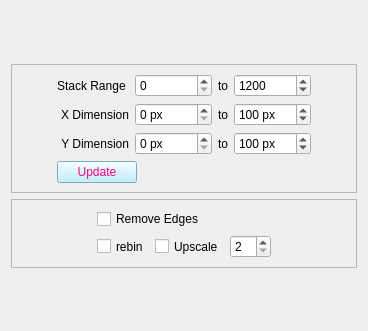
          <widget class="QWidget" name="page">
           <property name="geometry">
            <rect>
             <x>0</x>
             <y>0</y>
             <width>368</width>
             <height>331</height>
            </rect>
           </property>
           <attribute name="label">
            <string>Adjust Image Dimensions</string>
           </attribute>
           <layout class="QGridLayout" name="gridLayout_31">
            <item row="1" column="0">
             <widget class="QFrame" name="frame_7">
              <property name="frameShape">
               <enum>QFrame::StyledPanel</enum>
              </property>
              <property name="frameShadow">
               <enum>QFrame::Raised</enum>
              </property>
              <layout class="QGridLayout" name="gridLayout_30">
               <item row="0" column="0">
                <layout class="QGridLayout" name="gridLayout_17">
                 <property name="sizeConstraint">
                  <enum>QLayout::SetMinimumSize</enum>
                 </property>
                 <item row="0" column="1">
                  <widget class="QSpinBox" name="sb_zrange1">
                   <property name="minimum">
                    <number>0</number>
                   </property>
                   <property name="maximum">
                    <number>500</number>
                   </property>
                   <property name="value">
                    <number>0</number>
                   </property>
                   <property name="displayIntegerBase">
                    <number>10</number>
                   </property>
                  </widget>
                 </item>
                 <item row="1" column="2">
                  <widget class="QLabel" name="label_5">
                   <property name="text">
                    <string>to</string>
                   </property>
                   <property name="alignment">
                    <set>Qt::AlignCenter</set>
                   </property>
                  </widget>
                 </item>
                 <item row="2" column="2">
                  <widget class="QLabel" name="label_9">
                   <property name="text">
                    <string>to</string>
                   </property>
                   <property name="alignment">
                    <set>Qt::AlignCenter</set>
                   </property>
                  </widget>
                 </item>
                 <item row="2" column="3">
                  <widget class="QSpinBox" name="sb_yrange2">
                   <property name="readOnly">
                    <bool>false</bool>
                   </property>
                   <property name="suffix">
                    <string> px</string>
                   </property>
                   <property name="minimum">
                    <number>1</number>
                   </property>
                   <property name="maximum">
                    <number>10000</number>
                   </property>
                   <property name="value">
                    <number>100</number>
                   </property>
                  </widget>
                 </item>
                 <item row="0" column="3">
                  <widget class="QSpinBox" name="sb_zrange2">
                   <property name="minimum">
                    <number>1</number>
                   </property>
                   <property name="maximum">
                    <number>5000</number>
                   </property>
                   <property name="value">
                    <number>1200</number>
                   </property>
                   <property name="displayIntegerBase">
                    <number>10</number>
                   </property>
                  </widget>
                 </item>
                 <item row="1" column="1">
                  <widget class="QSpinBox" name="sb_xrange1">
                   <property name="readOnly">
                    <bool>false</bool>
                   </property>
                   <property name="suffix">
                    <string> px</string>
                   </property>
                   <property name="minimum">
                    <number>0</number>
                   </property>
                   <property name="maximum">
                    <number>10000</number>
                   </property>
                   <property name="value">
                    <number>0</number>
                   </property>
                  </widget>
                 </item>
                 <item row="1" column="3">
                  <widget class="QSpinBox" name="sb_xrange2">
                   <property name="readOnly">
                    <bool>false</bool>
                   </property>
                   <property name="suffix">
                    <string> px</string>
                   </property>
                   <property name="minimum">
                    <number>1</number>
                   </property>
                   <property name="maximum">
                    <number>10000</number>
                   </property>
                   <property name="value">
                    <number>100</number>
                   </property>
                  </widget>
                 </item>
                 <item row="0" column="2">
                  <widget class="QLabel" name="label_22">
                   <property name="text">
                    <string>to</string>
                   </property>
                   <property name="alignment">
                    <set>Qt::AlignCenter</set>
                   </property>
                  </widget>
                 </item>
                 <item row="1" column="0">
                  <widget class="QLabel" name="label_19">
                   <property name="text">
                    <string>X Dimension</string>
                   </property>
                   <property name="alignment">
                    <set>Qt::AlignRight|Qt::AlignTrailing|Qt::AlignVCenter</set>
                   </property>
                  </widget>
                 </item>
                 <item row="2" column="1">
                  <widget class="QSpinBox" name="sb_yrange1">
                   <property name="readOnly">
                    <bool>false</bool>
                   </property>
                   <property name="suffix">
                    <string> px</string>
                   </property>
                   <property name="minimum">
                    <number>0</number>
                   </property>
                   <property name="maximum">
                    <number>10000</number>
                   </property>
                   <property name="value">
                    <number>0</number>
                   </property>
                  </widget>
                 </item>
                 <item row="2" column="0">
                  <widget class="QLabel" name="label_15">
                   <property name="text">
                    <string>Y Dimension</string>
                   </property>
                   <property name="alignment">
                    <set>Qt::AlignRight|Qt::AlignTrailing|Qt::AlignVCenter</set>
                   </property>
                  </widget>
                 </item>
                 <item row="0" column="0">
                  <widget class="QLabel" name="label_20">
                   <property name="text">
                    <string>Stack Range </string>
                   </property>
                   <property name="alignment">
                    <set>Qt::AlignRight|Qt::AlignTrailing|Qt::AlignVCenter</set>
                   </property>
                  </widget>
                 </item>
                </layout>
               </item>
               <item row="1" column="0">
                <widget class="QPushButton" name="pb_crop">
                 <property name="sizePolicy">
                  <sizepolicy hsizetype="Fixed" vsizetype="Fixed">
                   <horstretch>0</horstretch>
                   <verstretch>0</verstretch>
                  </sizepolicy>
                 </property>
                 <property name="toolTip">
                  <string>Adjust the dimensions of the image</string>
                 </property>
                 <property name="styleSheet">
                  <string notr="true">background-color: rgb(175, 236, 255);
color: rgb(255, 0, 127);
</string>
                 </property>
                 <property name="text">
                  <string>Update</string>
                 </property>
                </widget>
               </item>
              </layout>
             </widget>
            </item>
            <item row="2" column="0">
             <widget class="QFrame" name="frame_6">
              <property name="frameShape">
               <enum>QFrame::StyledPanel</enum>
              </property>
              <property name="frameShadow">
               <enum>QFrame::Raised</enum>
              </property>
              <layout class="QGridLayout" name="gridLayout_7">
               <item row="2" column="0">
                <layout class="QHBoxLayout" name="horizontalLayout_9">
                 <item>
                  <widget class="QCheckBox" name="cb_rebin">
                   <property name="enabled">
                    <bool>true</bool>
                   </property>
                   <property name="sizePolicy">
                    <sizepolicy hsizetype="Fixed" vsizetype="Preferred">
                     <horstretch>0</horstretch>
                     <verstretch>0</verstretch>
                    </sizepolicy>
                   </property>
                   <property name="text">
                    <string>rebin</string>
                   </property>
                  </widget>
                 </item>
                 <item>
                  <layout class="QHBoxLayout" name="horizontalLayout_10">
                   <item>
                    <widget class="QCheckBox" name="cb_upscale">
                     <property name="enabled">
                      <bool>true</bool>
                     </property>
                     <property name="sizePolicy">
                      <sizepolicy hsizetype="Fixed" vsizetype="Preferred">
                       <horstretch>0</horstretch>
                       <verstretch>0</verstretch>
                      </sizepolicy>
                     </property>
                     <property name="text">
                      <string>Upscale</string>
                     </property>
                    </widget>
                   </item>
                  </layout>
                 </item>
                 <item>
                  <widget class="QSpinBox" name="sb_scaling_factor">
                   <property name="enabled">
                    <bool>true</bool>
                   </property>
                   <property name="sizePolicy">
                    <sizepolicy hsizetype="Fixed" vsizetype="Fixed">
                     <horstretch>0</horstretch>
                     <verstretch>0</verstretch>
                    </sizepolicy>
                   </property>
                   <property name="styleSheet">
                    <string notr="true">font: 10pt &quot;MS Shell Dlg 2&quot;;</string>
                   </property>
                   <property name="minimum">
                    <number>2</number>
                   </property>
                   <property name="maximum">
                    <number>16</number>
                   </property>
                   <property name="singleStep">
                    <number>2</number>
                   </property>
                   <property name="value">
                    <number>2</number>
                   </property>
                  </widget>
                 </item>
                </layout>
               </item>
               <item row="0" column="0">
                <widget class="QCheckBox" name="cb_remove_edges">
                 <property name="sizePolicy">
                  <sizepolicy hsizetype="Fixed" vsizetype="Preferred">
                   <horstretch>0</horstretch>
                   <verstretch>0</verstretch>
                  </sizepolicy>
                 </property>
                 <property name="toolTip">
                  <string>Removes one column/row from all four edges</string>
                 </property>
                 <property name="text">
                  <string>Remove Edges</string>
                 </property>
                </widget>
               </item>
              </layout>
             </widget>
            </item>
            <item row="0" column="0">
             <spacer name="verticalSpacer_6">
              <property name="orientation">
               <enum>Qt::Vertical</enum>
              </property>
              <property name="sizeHint" stdset="0">
               <size>
                <width>20</width>
                <height>40</height>
               </size>
              </property>
             </spacer>
            </item>
            <item row="3" column="0">
             <spacer name="verticalSpacer_7">
              <property name="orientation">
               <enum>Qt::Vertical</enum>
              </property>
              <property name="sizeHint" stdset="0">
               <size>
                <width>20</width>
                <height>40</height>
               </size>
              </property>
             </spacer>
            </item>
           </layout>
          </widget>
